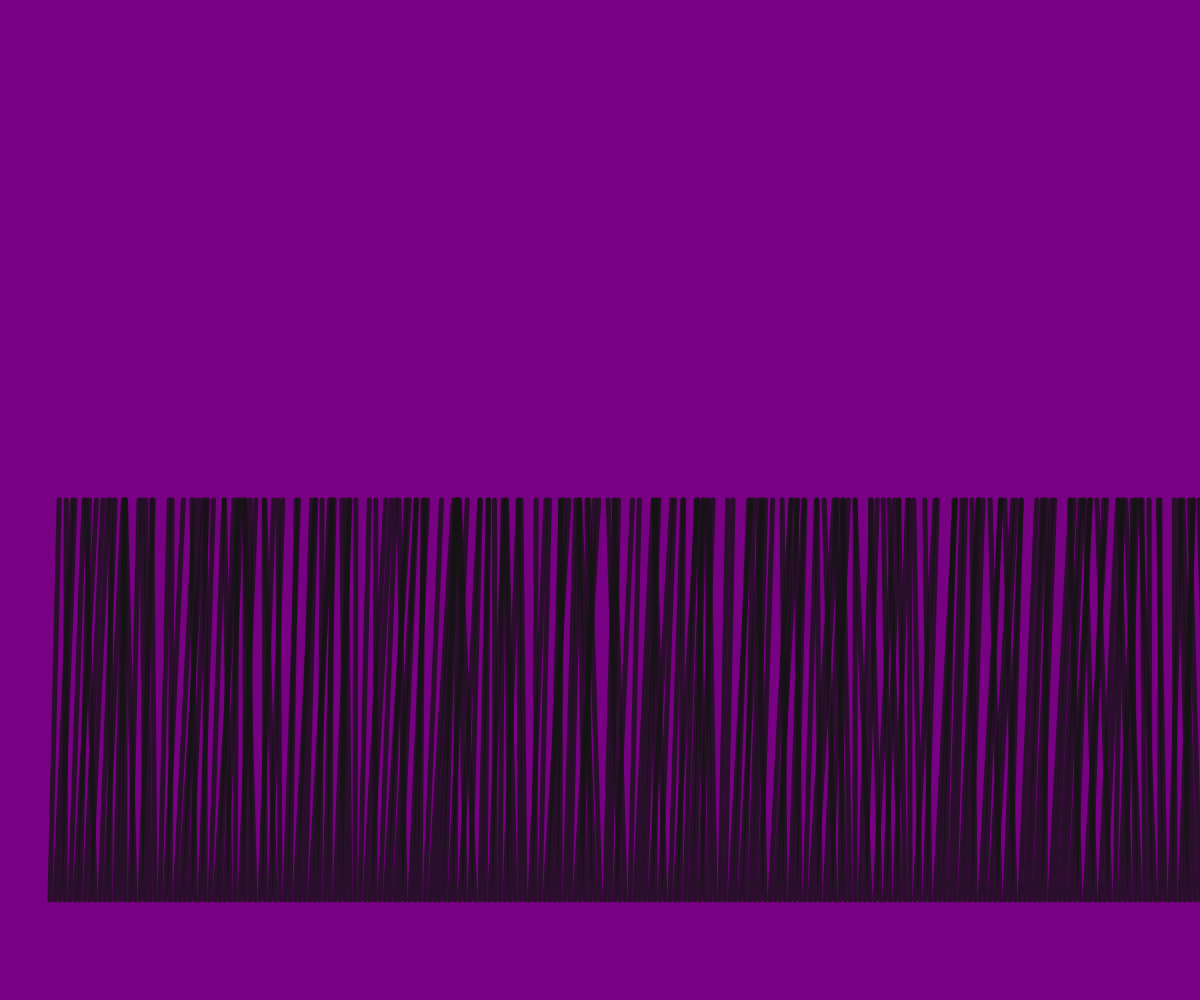
Frame 1 (no input)
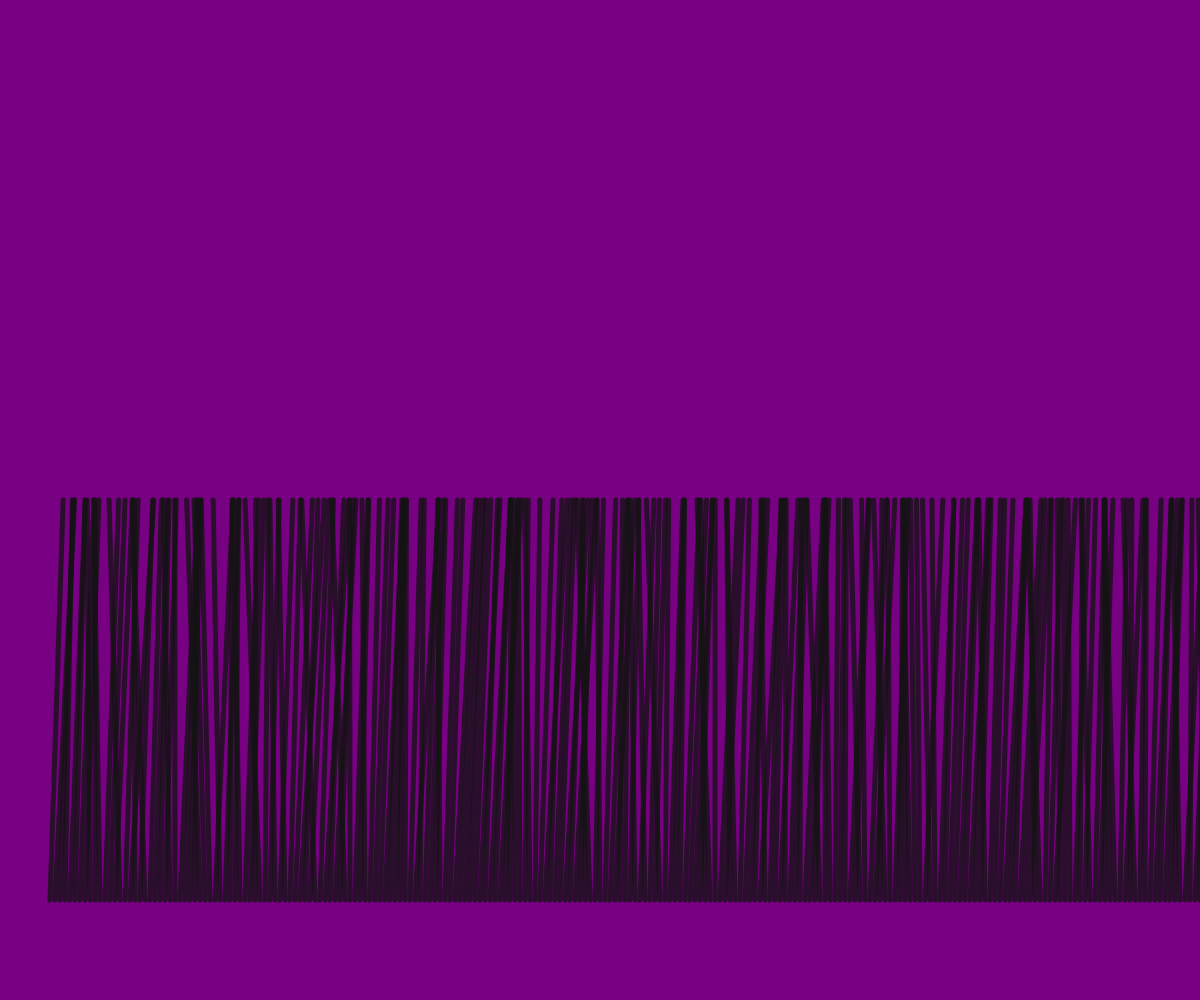
Frame 60 (no input)
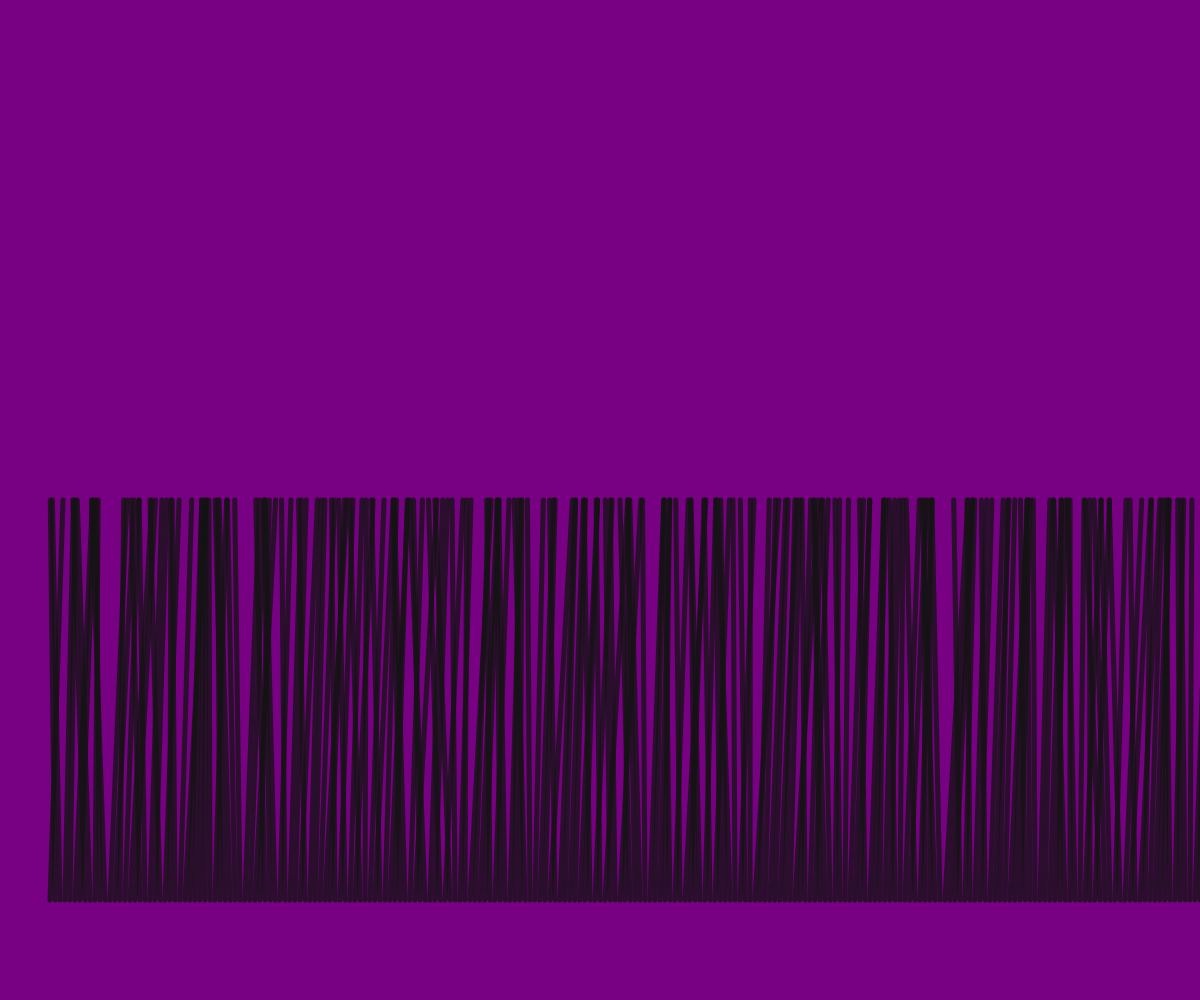
Frame 120 (the mouse pressed at the canvas centre since frame 60)

The p5.js sketch that drew these frames (run headless with seeded random() and noise() and a simulated clock; from frame 60 on, the mouse is pressed at the canvas centre):

// p5.js sketch
// ── sketch.js
let x;
let xoffset = []


function preload() {

}

function setup() {
  createCanvas(windowWidth, windowHeight);

  for(let i = 0; i < 500; i = i +1){
    xoffset[i] = random(0,1)*10;
  }


}

function draw() {

  background(120,0,130);
  strokeWeight(5);
  stroke(20,200);
  for(let i = 10; i< 500;i=i+1){
    x = 50 - noise(xoffset[i])*100
    line(i*5,height-100,(i*5) + x,500);

  }

for(let i = 0; i< 500;i=i+1){
  xoffset[i] = xoffset[i]+0.01;

}

  console.log(x);







}
